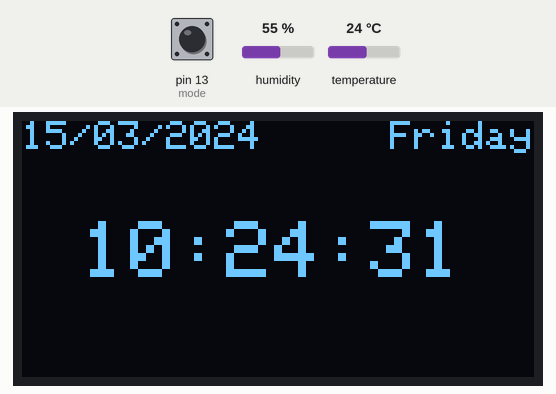
Recording of a sketch running on a simulated Arduino Uno, built with avr-gcc and run on an emulated ATmega328P. On the bench: 128×64 one-colour display. The test bench sets the inputs (shaded band); at power-on: pin 13 (mode) HIGH, humidity 55 %, temperature 24 °C. The local clock reads 2024-03-15 10:24:30 at power-on unless the sketch sets it; what the sketch prints to the serial monitor is not drawn.

Above: at 1.8 s.
1.9 s: pin 13 (mode) pulled LOW for 3.2 s
At 2.29 s:
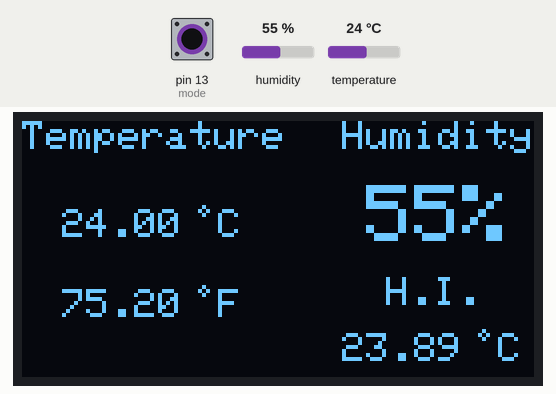
6.6 s: pin 13 (mode) pulled LOW for 0.6 s
8.7 s: humidity set to 22 %
At 10.6 s:
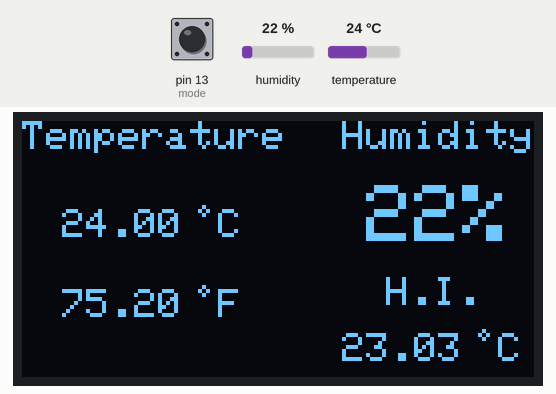
10.9 s: temperature set to 12 °C
At 12.1 s:
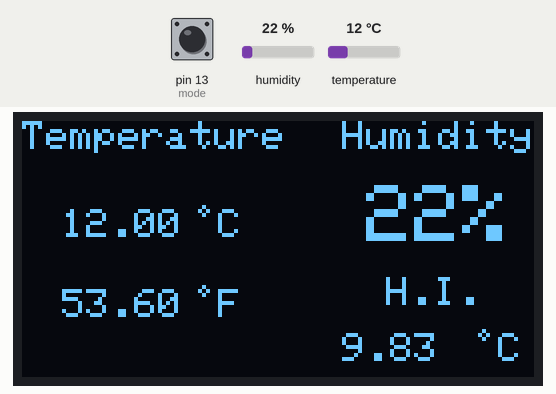
13.2 s: humidity set to 40 %
At 14.7 s:
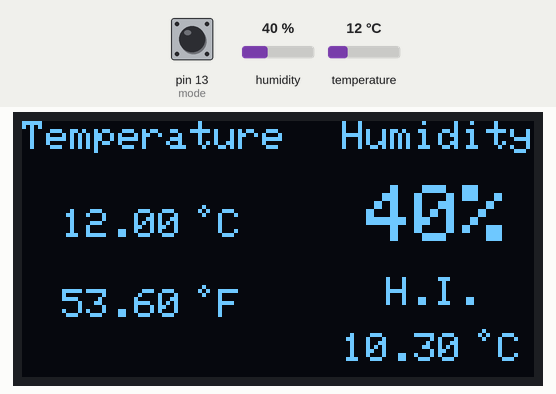
15.5 s: temperature set to 19 °C
At 17.3 s:
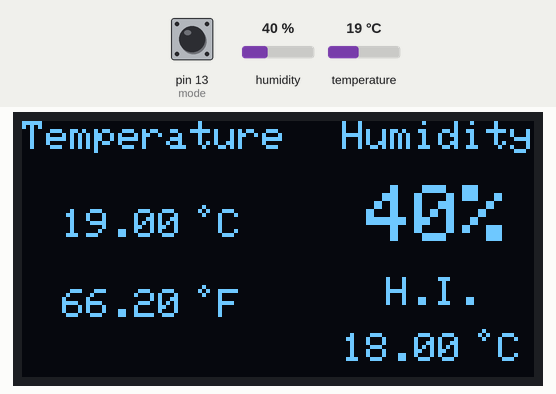
Timing chart, 0 to 18.8 s (numbered marks = the images above; inputs shaded):
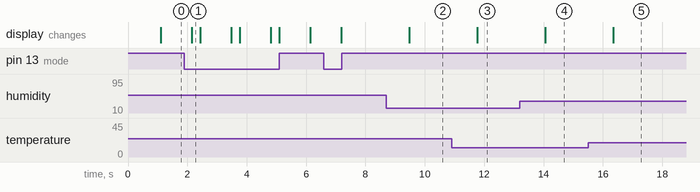

Measured:
- after the input at 1.9 s, the display: changes after 0.26 s (image 1)
- after the input at 8.7 s, the display: changes after 0.78 s (image 2)
- after the input at 10.9 s, the display: changes after 0.87 s (image 3)
- after the input at 13.2 s, the display: changes after 0.86 s (image 4)
- after the input at 15.5 s, the display: changes after 0.85 s (image 5)

The sketch:

deskAssisstant.ino
```cpp
#include <Wire.h>
#include "RTClib.h"
#include <Adafruit_SSD1306.h>
#include <Adafruit_GFX.h>
#include "DHT.h"

DHT dht(2, DHT11);
RTC_DS3231 rtc;
Adafruit_SSD1306 display(128, 64, &Wire, -1);
int mode = 13, c = 0;

char daysOfTheWeek[7][12] = {"Sunday", "Monday", "Tuesday", "Wednesday", "Thursday", "Friday", "Saturday"};

void dateTime()
{
  DateTime now = rtc.now();

  Serial.print(now.year(), DEC);
  Serial.print('/');
  Serial.print(now.month(), DEC);
  Serial.print('/');
  Serial.print(now.day(), DEC);
  Serial.print(" (");
  Serial.print(daysOfTheWeek[now.dayOfTheWeek()]);
  Serial.print(") ");
  Serial.print(now.hour(), DEC);
  Serial.print(':');
  Serial.print(now.minute(), DEC);
  Serial.print(':');
  Serial.print(now.second(), DEC);
  Serial.println();

  display.clearDisplay();
  display.setTextSize(2);
  display.setTextColor(WHITE);
  display.setCursor(15, 25);
  if (now.hour() < 10)
  {
    display.write("0");
  }
  display.print(now.hour());
  display.write(":");
  if (now.minute() < 10)
  {
    display.write("0");
  }
  display.print(now.minute());
  display.write(":");
  if (now.second() < 10)
  {
    display.write("0");
  }
  display.print(now.second());

  display.setCursor(0, 0);
  display.setTextSize(1);
  if (now.day() < 10)
  {
    display.write("0");
  }
  display.print(now.day(), DEC);
  display.write("/");
  if (now.month() < 10)
  {
    display.write("0");
  }
  display.print(now.month(), DEC);
  display.write("/");
  display.print(now.year(), DEC);

  switch(now.dayOfTheWeek())
  {
    case 0 :
    case 1 : display.setCursor(92, 0);
    break;
    case 2 : display.setCursor(86, 0);
    break;
    case 3 : display.setCursor(74, 0);
    break;
    case 4 : display.setCursor(80, 0);
    break;
    case 5 : display.setCursor(92, 0);
    break;
    case 6 : display.setCursor(80, 0);
    break;
  }

  display.print(daysOfTheWeek[now.dayOfTheWeek()]);

  display.display();

  Serial.println();
  delay(1000);
}

void weather()
{
  float tempC = dht.readTemperature();
  float tempF = dht.readTemperature(true);
  int humi = dht.readHumidity();
  float heatI = dht.computeHeatIndex(tempC, humi, false);

  display.clearDisplay();
  display.setTextSize(1);
  display.setTextColor(WHITE);

  display.setCursor(0, 0);
  display.print("Temperature");
  display.setCursor(80, 0);
  display.print("Humidity");

  display.setCursor(10, 22);
  display.print(tempC);
  display.drawCircle(45, 22, 1, WHITE);
  display.setCursor(49, 22);
  display.write("C");
  display.setCursor(10, 42);
  display.print(tempF);
  display.drawCircle(45, 42, 1, WHITE);
  display.setCursor(49, 42);
  display.write("F");

  display.setTextSize(2);
  display.setCursor(86, 16);
  display.print(humi);
  display.write("%");

  display.setTextSize(1);
  display.setCursor(91, 39);
  display.print("H.I.");
  display.setCursor(80, 53);
  display.print(heatI);
  display.drawCircle(115, 53, 1, WHITE);
  display.setCursor(119, 53);
  display.print("C");

  display.display();
  delay(250);
}

void phoneInfo()
{
  String charge = Serial.readString();
  Serial.println(charge);
  display.clearDisplay();
  display.setTextSize(2);
  display.setTextColor(WHITE);
  display.setCursor(30, 30);
  display.print(charge);
  display.write("%");
  display.drawRect(30, 30, 50, 25, WHITE);
  display.drawRect(79, 37, 5, 10, WHITE);
  display.display();
}

void setup ()
{
  Serial.begin(9600);
  pinMode(mode, INPUT);
  dht.begin();

  if (! rtc.begin()) {
    Serial.println("Couldn't find RTC");
    Serial.flush();
    while (1) delay(10);
  }

  //rtc.adjust(DateTime(F(__DATE__), F(__TIME__)));

  if (!display.begin(SSD1306_SWITCHCAPVCC, 0x3C))
  {
    Serial.println(F("SSD1306 allocation failed"));
    for (;;);
  }
}

void loop ()
{
  Serial.println(digitalRead(mode));
  if (!digitalRead(mode))
  {
    if (c == 0)
    {
      c = 1;
    }
    else
    {
      c = 0;
    }
  }

  if (c == 1)
  {
    weather();
  }
  else
  {
    dateTime();
  }
}
```
